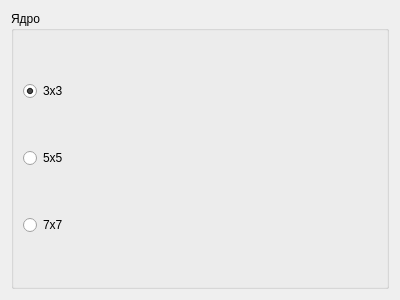
<?xml version="1.0" encoding="UTF-8"?>
<ui version="4.0">
 <class>FormHighPassFilterSettingDialog</class>
 <widget class="QWidget" name="FormHighPassFilterSettingDialog">
  <property name="geometry">
   <rect>
    <x>0</x>
    <y>0</y>
    <width>400</width>
    <height>300</height>
   </rect>
  </property>
  <property name="windowTitle">
   <string>Form</string>
  </property>
  <layout class="QVBoxLayout" name="verticalLayout">
   <item>
    <widget class="QGroupBox" name="groupBox">
     <property name="title">
      <string>Ядро</string>
     </property>
     <layout class="QVBoxLayout" name="verticalLayout_2">
      <item>
       <widget class="QRadioButton" name="radio_3x3">
        <property name="text">
         <string>3x3</string>
        </property>
        <property name="checked">
         <bool>true</bool>
        </property>
       </widget>
      </item>
      <item>
       <widget class="QRadioButton" name="radio_5x5">
        <property name="text">
         <string>5x5</string>
        </property>
       </widget>
      </item>
      <item>
       <widget class="QRadioButton" name="radio_7x7">
        <property name="text">
         <string>7x7</string>
        </property>
       </widget>
      </item>
     </layout>
    </widget>
   </item>
  </layout>
 </widget>
 <resources/>
 <connections/>
</ui>
